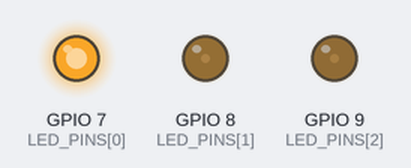
This sketch was run on a simulated ESP8266 (NodeMCU). Shown: output pins drawn as LEDs (lit = HIGH).

Above: at 0.05 s.
At 0.45 s:
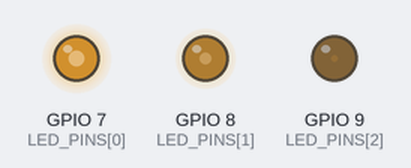
At 0.9 s:
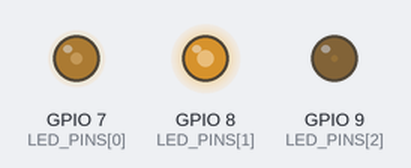
At 1.8 s:
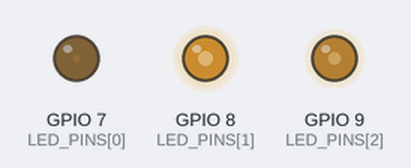
At 2.7 s:
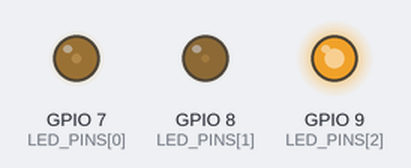
At 3.6 s:
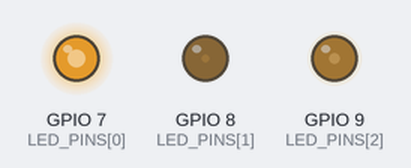
Timing chart, 0 to 8.8 s (numbered marks = the images above):
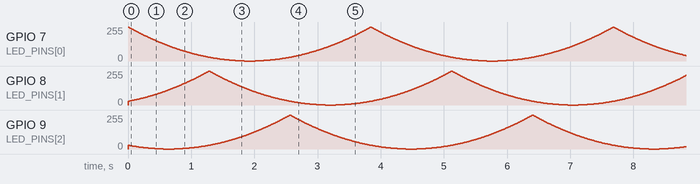

The sketch:

05_HardwarePWM_Breathe.ino
```cpp
#include <Arduino.h>

// GPIO numbers, not package-pin or board-header numbers.
// Active HIGH: GPIO -> resistor -> LED anode; LED cathode -> GND.
constexpr uint8_t LED_PINS[3] = {7, 8, 9}; // Blue, Red, Yellow
constexpr uint16_t OFFSETS[3] = {0, 256, 128};
constexpr uint16_t FRAME_COUNT = 384;
constexpr uint32_t FRAME_MS = 10; // One colour cycle = 3.84 s

// Triangle envelope + approximate gamma 2.0 correction.
// maximum=64 (software PWM) or 255 (PIO / hardware PWM).
uint16_t brightness(uint16_t frame, uint16_t offset, uint16_t maximum) {
  uint16_t p = (frame + offset) % FRAME_COUNT;
  uint16_t a = (p < 192) ? (192 - p) : (p - 192);
  return (uint32_t(a) * a * maximum + 18432u) / 36864u;
}

constexpr uint16_t PWM_MAX = 255;
constexpr uint32_t PWM_HZ = 1000;

void setup() {
  analogWriteFreq(PWM_HZ);
  analogWriteRange(PWM_MAX); // Core maps 0..255 to duty 0..100%
  for (uint8_t i = 0; i < 3; ++i) {
    pinMode(LED_PINS[i], OUTPUT);
    analogWrite(LED_PINS[i], brightness(0, OFFSETS[i], PWM_MAX));
  }
}

void loop() {
  static uint16_t frame = 0;
  static uint32_t lastFrameMs = millis();
  uint32_t now = millis();
  uint32_t steps = (uint32_t)(now - lastFrameMs) / FRAME_MS;
  if (steps == 0) return;
  lastFrameMs += steps * FRAME_MS;
  frame = (frame + steps % FRAME_COUNT) % FRAME_COUNT;
  for (uint8_t i = 0; i < 3; ++i)
    analogWrite(LED_PINS[i], brightness(frame, OFFSETS[i], PWM_MAX));
  // Hardware keeps producing PWM between updates. Do not digitalWrite()
  // these pins while PWM should remain active: that changes the pin mux.
}
```
